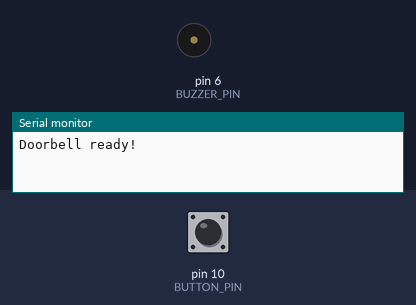
A sketch run on a simulated Arduino Uno, built with avr-gcc and run on an emulated ATmega328P. On the bench: buzzer (waves = sounding), the last lines printed to the serial monitor. Inputs (shaded band) come from the test bench; at power-on: pin 10 (BUTTON_PIN) HIGH.

Above: at 2.2 s.
2.3 s: pin 10 (BUTTON_PIN) pulled LOW for 0.15 s
At 3.1 s:
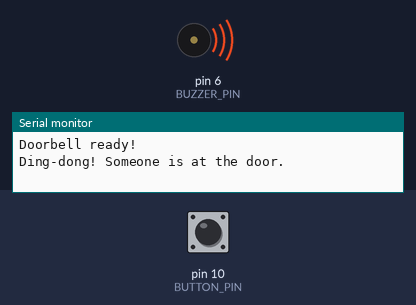
Timing chart, 0 to 5.3 s (numbered marks = the images above; inputs shaded):
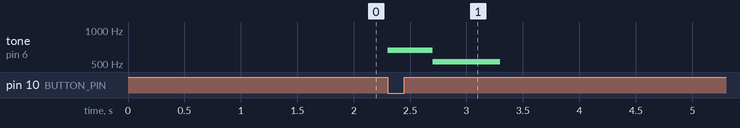

The sketch:

Doorbell.ino
```cpp
#define BUTTON_PIN 10
#define BUZZER_PIN 6

// Musical notes (frequency in Hz)
#define NOTE_E5 659
#define NOTE_C5 523

bool lastButtonState = HIGH;
unsigned long lastPressTime = 0;
const int debounceDelay = 50;

void setup() {
  pinMode(BUTTON_PIN, INPUT_PULLUP);
  pinMode(BUZZER_PIN, OUTPUT);

  Serial.begin(115200);
  delay(1000);
  Serial.println("Doorbell ready!");
}

// Play the ding-dong tune
void playDoorbell() {
  tone(BUZZER_PIN, NOTE_E5);   // Ding
  delay(400);
  tone(BUZZER_PIN, NOTE_C5);   // Dong
  delay(600);
  noTone(BUZZER_PIN);          // Stop the sound
}

void loop() {
  bool buttonState = digitalRead(BUTTON_PIN);

  if (buttonState == LOW && lastButtonState == HIGH) {
    if (millis() - lastPressTime > debounceDelay) {
      Serial.println("Ding-dong! Someone is at the door.");
      playDoorbell();
      lastPressTime = millis();
    }
  }

  lastButtonState = buttonState;
}
```

Measured:
- after the input at 2.3 s, tone on pin 6 (BUZZER_PIN): silent → 659 Hz at once, → 523 Hz 0.40 s later, → silent 0.60 s later
